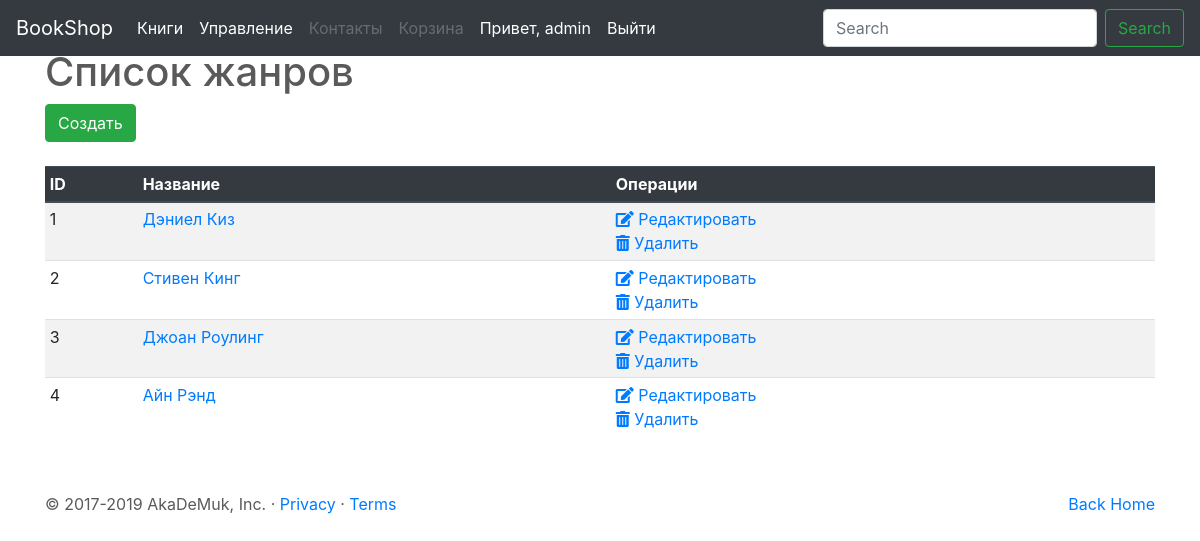
Page /authors/ (signed in) on the committed database.
### author/models.py (models this page shows, shortened)
class Author(models.Model):
    name=models.CharField(max_length=150, verbose_name="ФИО автора")
    description=models.TextField (blank=True, null=True, verbose_name="Об авторе")

### author/views.py (the view)
# urls.py: path('', views.ViewAuthors.as_view(), name="list"),
class ViewAuthors(PermissionRequiredMixin, ListView):
    permission_required = 'author.view_author'
    template_name = 'author_list.html'
    model = Author
    paginate_by = 30

### author/templates/author_list.html (shortened to what this page needs)
{% extends 'base.html' %}
{% block content %}
<div class ='container'>
<h1>Список жанров</h1>
<a href="{% url 'author:create' %}"><button type="button" class="btn btn-success">Cоздать</button></a>
<br>
<br>
<table class= "table table-striped table-sm">
    <thead class="thead-dark">
        <tr>
            <th scope="col">ID</th>
            <th scope="col">Название</th>
            <th scope="col">Операции</th>
        </tr>
    </thead>
    <tbody>
        {% for obj in object_list %}
            <tr>
                <td scope="row">{{obj.id}}</td>
                <td><a href="{% url 'author:detail' obj.pk %}">{{obj.name}}</a></td>
                <td><a href="{% url 'author:edit' obj.pk %}"><i class="fas fa-edit"></i> Редактировать</a><br>
                    <a href="{% url 'author:delete' obj.pk %}"><i class="fas fa-trash-alt"></i> Удалить</a></td>
            </tr>
        {% empty %}
            <tr>Нет жанров.</tr>
        {% endfor %}
    </tbody>
</table>
{% include 'paginator.html' %}
</div>
{% endblock %}

### bookshop/templates/menu.html
<ul class="navbar-nav mr-auto">
    <li class="nav-item active">
        <a class="nav-link" href="{% url 'book:cards' %}">Книги</a>
    </li>
    {% if user.is_staff %}
    <li class="nav-item active">
        <a class="nav-link" href="{% url 'main:staff_page' %}">Управление</a>
    </li>
    {% endif %}
    <li class="nav-item disabled">
        <a class="nav-link disabled" href="#">Контакты</a>
    </li>
    <li class="nav-item desabled">
        <a class="nav-link disabled" href="#">Корзина</a>
    </li>
    <li class="nav-item">
        {% if user.is_anonymous %}
            <a class="nav-link active" href="{% url 'account:login' %}">Войти</a>
        {% else %}
            <a class="nav-link active" href="{% url 'account:update'  user.pk %}">Привет, {{user}}</a>
        {% endif %}
    </li>
    <li class="nav-item">
        {% if user.is_authenticated %}
            <a class="nav-link active" href="{% url 'account:logout' %}">Выйти</a>
        {% endif %}
    </li>
</ul>

### static/css/carousel.css (style rules this page uses)
body { padding-top: 3rem; padding-bottom: 3rem; color: #5a5a5a; }

### rows in the picture
Author: id "1", name "Дэниел Киз"
Author: id "2", name "Стивен Кинг"
Author: id "3", name "Джоан Роулинг"
Author: id "4", name "Айн Рэнд"

### other values in the picture
{{ user }} "admin"
